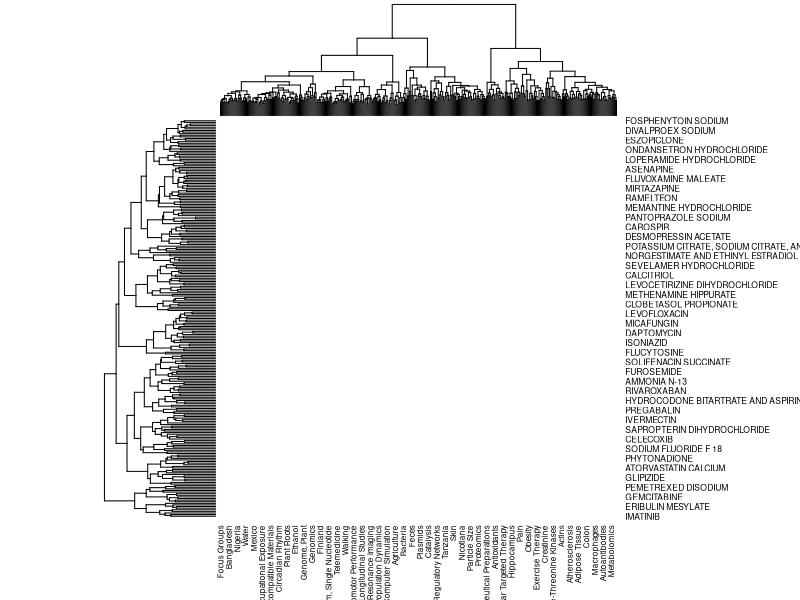

This figure's R source: (Note: this script raises an error after producing the figure.)
# Generate Heatmap for Predicted MeSH Terms for Mechanisms of Action

library(dplyr)
library(readxl)

S_df <- read_excel("representative_drugs_selected_MeSH_term_scores.xlsx")

S <- S_df[-1] %>% as.matrix

dimnames(S)[1] <- S_df[1]

heatmap(S, col=palette)

pdf("representative_drugs_selected_MeSH_term_heatmap.pdf", width=160, height=80, pointsize=24)
palette <- colorRampPalette(c("red", "white", "blue"))(256)
(hv <- heatmap(S, margins=c(20, 40), cexCol=0.4, cexRow=0.6, col=palette))
dev.off()

